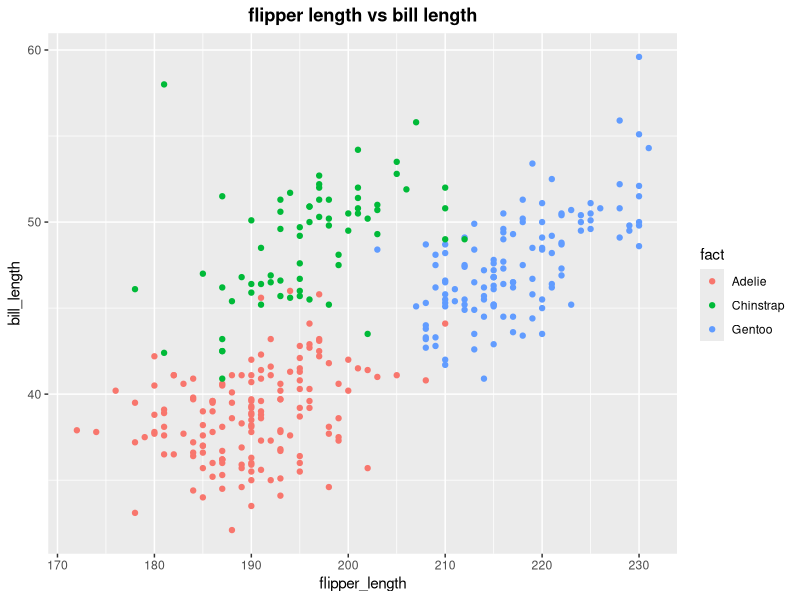
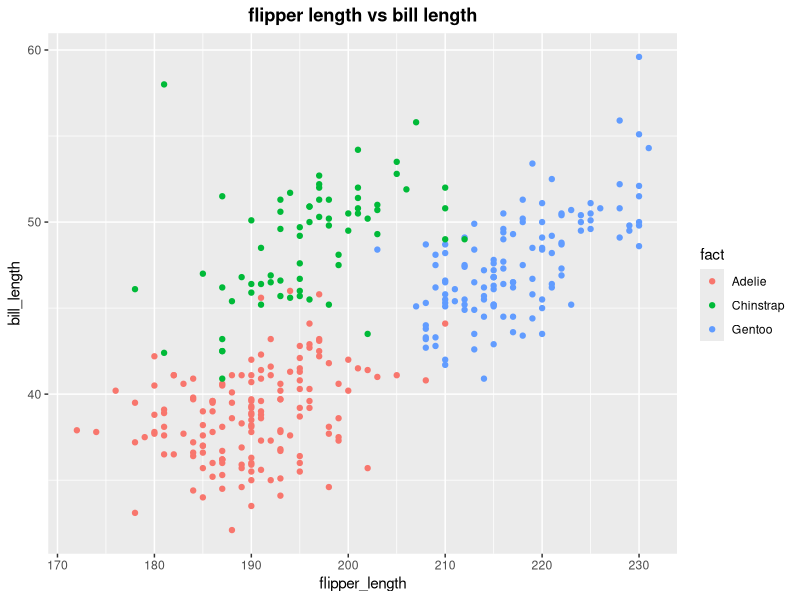

Write R code to recreate these figures, in order.
## ---- chunk 1
# libraries
library(tidyverse)
library(palmerpenguins)
library(ggplot2)
## ---- chunk 2
set.seed(123)
df <- tibble(
  x_1 = rnorm(10, sd = 1),
  x_2 = x_1 > 0,
  x_3 = c("a","b","c","d","e","f","g","h","i","j"),
  x_4 = factor(c("1","2","3","2","3","1","1","3","2","1"))
)
mean_num = mean(pull(df,x_1))
mean_log = mean(pull(df,x_2))
mean_char = mean(pull(df, x_3))
mean_fact = mean(pull(df, x_4))
## ---- chunk 3
as.numeric(df$x_2)
as.numeric(df$x_3)
as.numeric(df$x_4)
## ---- chunk 4
data("penguins", package = "palmerpenguins")
summary(penguins)
n_row = nrow(penguins)
n_col = ncol(penguins)
# strip NA values before calculating mean
m_flipper = mean(penguins$flipper_length_mm, na.rm = TRUE)
## ---- chunk 5
plot_df <- tibble(
  flipper_length = penguins$flipper_length_mm,
  bill_length = penguins$bill_length_mm,
  fact = factor(penguins$species)
)
## ---- chunk 6
print(ggplot(plot_df, aes(x = flipper_length, y = bill_length, color = fact)) + geom_point() + labs(title = "flipper length vs bill length") + theme(plot.title = element_text(face = "bold", hjust = 0.5)))
ggsave("hw1_scatterplot.png", width = 5, height = 5)
